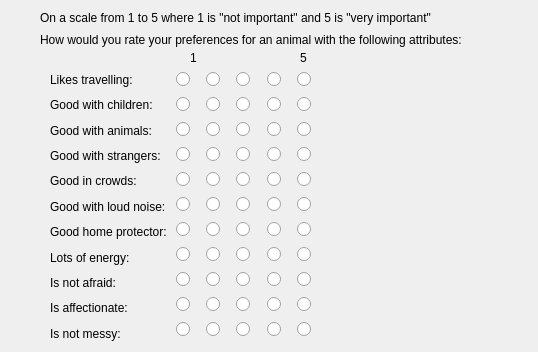
   <widget class="QWidget" name="tabNonPhysical">
    <attribute name="title">
     <string>Non-Physical</string>
    </attribute>
    <widget class="QWidget" name="layoutWidget">
     <property name="geometry">
      <rect>
       <x>50</x>
       <y>70</y>
       <width>269</width>
       <height>273</height>
      </rect>
     </property>
     <layout class="QHBoxLayout" name="horizontalLayout_27">
      <item>
       <layout class="QVBoxLayout" name="verticalLayout_5">
        <item>
         <widget class="QLabel" name="lbLikesTravel">
          <property name="minimumSize">
           <size>
            <width>120</width>
            <height>0</height>
           </size>
          </property>
          <property name="maximumSize">
           <size>
            <width>120</width>
            <height>100</height>
           </size>
          </property>
          <property name="text">
           <string>Likes travelling:</string>
          </property>
         </widget>
        </item>
        <item>
         <widget class="QLabel" name="lbGoodWithChildren">
          <property name="minimumSize">
           <size>
            <width>120</width>
            <height>0</height>
           </size>
          </property>
          <property name="maximumSize">
           <size>
            <width>120</width>
            <height>100</height>
           </size>
          </property>
          <property name="text">
           <string>Good with children:</string>
          </property>
         </widget>
        </item>
        <item>
         <widget class="QLabel" name="lbGoodWithAnimals">
          <property name="minimumSize">
           <size>
            <width>120</width>
            <height>0</height>
           </size>
          </property>
          <property name="maximumSize">
           <size>
            <width>120</width>
            <height>100</height>
           </size>
          </property>
          <property name="text">
           <string>Good with animals:</string>
          </property>
         </widget>
        </item>
        <item>
         <widget class="QLabel" name="lbStrange">
          <property name="minimumSize">
           <size>
            <width>120</width>
            <height>0</height>
           </size>
          </property>
          <property name="maximumSize">
           <size>
            <width>120</width>
            <height>100</height>
           </size>
          </property>
          <property name="text">
           <string>Good with strangers:</string>
          </property>
         </widget>
        </item>
        <item>
         <widget class="QLabel" name="lbCrowds">
          <property name="minimumSize">
           <size>
            <width>120</width>
            <height>0</height>
           </size>
          </property>
          <property name="maximumSize">
           <size>
            <width>120</width>
            <height>100</height>
           </size>
          </property>
          <property name="text">
           <string>Good in crowds:</string>
          </property>
         </widget>
        </item>
        <item>
         <widget class="QLabel" name="lbNoise">
          <property name="minimumSize">
           <size>
            <width>120</width>
            <height>0</height>
           </size>
          </property>
          <property name="maximumSize">
           <size>
            <width>120</width>
            <height>100</height>
           </size>
          </property>
          <property name="text">
           <string>Good with loud noise:</string>
          </property>
         </widget>
        </item>
        <item>
         <widget class="QLabel" name="lbProtect">
          <property name="minimumSize">
           <size>
            <width>120</width>
            <height>0</height>
           </size>
          </property>
          <property name="maximumSize">
           <size>
            <width>120</width>
            <height>100</height>
           </size>
          </property>
          <property name="text">
           <string>Good home protector:</string>
          </property>
         </widget>
        </item>
        <item>
         <widget class="QLabel" name="lbEnergy">
          <property name="minimumSize">
           <size>
            <width>120</width>
            <height>0</height>
           </size>
          </property>
          <property name="maximumSize">
           <size>
            <width>120</width>
            <height>100</height>
           </size>
          </property>
          <property name="text">
           <string>Lots of energy:</string>
          </property>
         </widget>
        </item>
        <item>
         <widget class="QLabel" name="lbFear">
          <property name="minimumSize">
           <size>
            <width>120</width>
            <height>0</height>
           </size>
          </property>
          <property name="maximumSize">
           <size>
            <width>120</width>
            <height>100</height>
           </size>
          </property>
          <property name="text">
           <string>Is not afraid:</string>
          </property>
         </widget>
        </item>
        <item>
         <widget class="QLabel" name="lbAffection">
          <property name="minimumSize">
           <size>
            <width>120</width>
            <height>0</height>
           </size>
          </property>
          <property name="maximumSize">
           <size>
            <width>120</width>
            <height>100</height>
           </size>
          </property>
          <property name="text">
           <string>Is affectionate:</string>
          </property>
         </widget>
        </item>
        <item>
         <widget class="QLabel" name="lbMessy">
          <property name="minimumSize">
           <size>
            <width>120</width>
            <height>0</height>
           </size>
          </property>
          <property name="maximumSize">
           <size>
            <width>120</width>
            <height>100</height>
           </size>
          </property>
          <property name="text">
           <string>Is not messy:</string>
          </property>
         </widget>
        </item>
       </layout>
      </item>
      <item>
       <layout class="QHBoxLayout" name="horizontalLayout_26">
        <item>
         <layout class="QVBoxLayout" name="verticalLayout_4">
          <property name="spacing">
           <number>8</number>
          </property>
          <item>
           <layout class="QHBoxLayout" name="horizontalLayout_8">
            <property name="spacing">
             <number>8</number>
            </property>
            <item>
             <widget class="QRadioButton" name="rbTravel1">
              <property name="text">
               <string/>
              </property>
              <attribute name="buttonGroup">
               <string notr="true">groupTravel</string>
              </attribute>
             </widget>
            </item>
            <item>
             <widget class="QRadioButton" name="rbTravel2">
              <property name="text">
               <string/>
              </property>
              <attribute name="buttonGroup">
               <string notr="true">groupTravel</string>
              </attribute>
             </widget>
            </item>
            <item>
             <widget class="QRadioButton" name="rbTravel3">
              <property name="text">
               <string/>
              </property>
              <property name="checked">
               <bool>false</bool>
              </property>
              <attribute name="buttonGroup">
               <string notr="true">groupTravel</string>
              </attribute>
             </widget>
            </item>
            <item>
             <widget class="QRadioButton" name="rbTravel4">
              <property name="text">
               <string/>
              </property>
              <attribute name="buttonGroup">
               <string notr="true">groupTravel</string>
              </attribute>
             </widget>
            </item>
            <item>
             <widget class="QRadioButton" name="rbTravel5">
              <property name="text">
               <string/>
              </property>
              <attribute name="buttonGroup">
               <string notr="true">groupTravel</string>
              </attribute>
             </widget>
            </item>
           </layout>
          </item>
          <item>
           <layout class="QHBoxLayout" name="horizontalLayout_9">
            <property name="spacing">
             <number>8</number>
            </property>
            <item>
             <widget class="QRadioButton" name="rbChildren1">
              <property name="text">
               <string/>
              </property>
              <attribute name="buttonGroup">
               <string notr="true">groupChildren</string>
              </attribute>
             </widget>
            </item>
            <item>
             <widget class="QRadioButton" name="rbChildren2">
              <property name="text">
               <string/>
              </property>
              <attribute name="buttonGroup">
               <string notr="true">groupChildren</string>
              </attribute>
             </widget>
            </item>
            <item>
             <widget class="QRadioButton" name="rbChildren3">
              <property name="text">
               <string/>
              </property>
              <property name="checked">
               <bool>false</bool>
              </property>
              <attribute name="buttonGroup">
               <string notr="true">groupChildren</string>
              </attribute>
             </widget>
            </item>
            <item>
             <widget class="QRadioButton" name="rbChildren4">
              <property name="text">
               <string/>
              </property>
              <attribute name="buttonGroup">
               <string notr="true">groupChildren</string>
              </attribute>
             </widget>
            </item>
            <item>
             <widget class="QRadioButton" name="rbChildren5">
              <property name="text">
               <string/>
              </property>
              <attribute name="buttonGroup">
               <string notr="true">groupChildren</string>
              </attribute>
             </widget>
            </item>
           </layout>
          </item>
          <item>
           <layout class="QHBoxLayout" name="horizontalLayout_10">
            <property name="spacing">
             <number>8</number>
            </property>
            <item>
             <widget class="QRadioButton" name="rbGdAnimals1">
              <property name="text">
               <string/>
              </property>
              <attribute name="buttonGroup">
               <string notr="true">groupAnimals</string>
              </attribute>
             </widget>
            </item>
            <item>
             <widget class="QRadioButton" name="rbGdAnimals2">
              <property name="text">
               <string/>
              </property>
              <attribute name="buttonGroup">
               <string notr="true">groupAnimals</string>
              </attribute>
             </widget>
            </item>
            <item>
             <widget class="QRadioButton" name="rbGdAnimals3">
              <property name="text">
               <string/>
              </property>
              <property name="checked">
               <bool>false</bool>
              </property>
              <attribute name="buttonGroup">
               <string notr="true">groupAnimals</string>
              </attribute>
             </widget>
            </item>
            <item>
             <widget class="QRadioButton" name="rbGdAnimals4">
              <property name="text">
               <string/>
              </property>
              <attribute name="buttonGroup">
               <string notr="true">groupAnimals</string>
              </attribute>
             </widget>
            </item>
            <item>
             <widget class="QRadioButton" name="rbGdAnimals5">
              <property name="text">
               <string/>
              </property>
              <attribute name="buttonGroup">
               <string notr="true">groupAnimals</string>
              </attribute>
             </widget>
            </item>
           </layout>
          </item>
          <item>
           <layout class="QHBoxLayout" name="horizontalLayout_11">
            <property name="spacing">
             <number>8</number>
            </property>
            <item>
             <widget class="QRadioButton" name="rbStrange1">
              <property name="text">
               <string/>
              </property>
              <attribute name="buttonGroup">
               <string notr="true">groupStrangers</string>
              </attribute>
             </widget>
            </item>
            <item>
             <widget class="QRadioButton" name="rbStrange2">
              <property name="text">
               <string/>
              </property>
              <attribute name="buttonGroup">
               <string notr="true">groupStrangers</string>
              </attribute>
             </widget>
            </item>
            <item>
             <widget class="QRadioButton" name="rbStrange3">
              <property name="text">
               <string/>
              </property>
              <property name="checked">
               <bool>false</bool>
              </property>
              <attribute name="buttonGroup">
               <string notr="true">groupStrangers</string>
              </attribute>
             </widget>
            </item>
            <item>
             <widget class="QRadioButton" name="rbStrange4">
              <property name="text">
               <string/>
              </property>
              <attribute name="buttonGroup">
               <string notr="true">groupStrangers</string>
              </attribute>
             </widget>
            </item>
            <item>
             <widget class="QRadioButton" name="rbStrange5">
              <property name="text">
               <string/>
              </property>
              <attribute name="buttonGroup">
               <string notr="true">groupStrangers</string>
              </attribute>
             </widget>
            </item>
           </layout>
          </item>
          <item>
           <layout class="QHBoxLayout" name="horizontalLayout_12">
            <property name="spacing">
             <number>8</number>
            </property>
            <item>
             <widget class="QRadioButton" name="rbCrowds1">
              <property name="text">
               <string/>
              </property>
              <attribute name="buttonGroup">
               <string notr="true">groupCrowds</string>
              </attribute>
             </widget>
            </item>
            <item>
             <widget class="QRadioButton" name="rbCrowds2">
              <property name="text">
               <string/>
              </property>
              <attribute name="buttonGroup">
               <string notr="true">groupCrowds</string>
              </attribute>
             </widget>
            </item>
            <item>
             <widget class="QRadioButton" name="rbCrowds3">
              <property name="text">
               <string/>
              </property>
              <property name="checked">
               <bool>false</bool>
              </property>
              <attribute name="buttonGroup">
               <string notr="true">groupCrowds</string>
              </attribute>
             </widget>
            </item>
            <item>
             <widget class="QRadioButton" name="rbCrowds4">
              <property name="text">
               <string/>
              </property>
              <attribute name="buttonGroup">
               <string notr="true">groupCrowds</string>
              </attribute>
             </widget>
            </item>
            <item>
             <widget class="QRadioButton" name="rbCrowds5">
              <property name="text">
               <string/>
              </property>
              <attribute name="buttonGroup">
               <string notr="true">groupCrowds</string>
              </attribute>
             </widget>
            </item>
           </layout>
          </item>
          <item>
           <layout class="QHBoxLayout" name="horizontalLayout_13">
            <property name="spacing">
             <number>8</number>
            </property>
            <item>
             <widget class="QRadioButton" name="rbNoise1">
              <property name="text">
               <string/>
              </property>
              <attribute name="buttonGroup">
               <string notr="true">groupLoudNoise</string>
              </attribute>
             </widget>
            </item>
            <item>
             <widget class="QRadioButton" name="rbNoise2">
              <property name="text">
               <string/>
              </property>
              <attribute name="buttonGroup">
               <string notr="true">groupLoudNoise</string>
              </attribute>
             </widget>
            </item>
            <item>
             <widget class="QRadioButton" name="rbNoise3">
              <property name="text">
               <string/>
              </property>
              <property name="checked">
               <bool>false</bool>
              </property>
              <attribute name="buttonGroup">
               <string notr="true">groupLoudNoise</string>
              </attribute>
             </widget>
            </item>
            <item>
             <widget class="QRadioButton" name="rbNoise4">
              <property name="text">
               <string/>
              </property>
              <attribute name="buttonGroup">
               <string notr="true">groupLoudNoise</string>
              </attribute>
             </widget>
            </item>
            <item>
             <widget class="QRadioButton" name="rbNoise5">
              <property name="text">
               <string/>
              </property>
              <attribute name="buttonGroup">
               <string notr="true">groupLoudNoise</string>
              </attribute>
             </widget>
            </item>
           </layout>
          </item>
          <item>
           <layout class="QHBoxLayout" name="horizontalLayout_14">
            <property name="spacing">
             <number>8</number>
            </property>
            <item>
             <widget class="QRadioButton" name="rbProtect1">
              <property name="text">
               <string/>
              </property>
              <attribute name="buttonGroup">
               <string notr="true">groupProtector</string>
              </attribute>
             </widget>
            </item>
            <item>
             <widget class="QRadioButton" name="rbProtect2">
              <property name="text">
               <string/>
              </property>
              <attribute name="buttonGroup">
               <string notr="true">groupProtector</string>
              </attribute>
             </widget>
            </item>
            <item>
             <widget class="QRadioButton" name="rbProtect3">
              <property name="text">
               <string/>
              </property>
              <property name="checked">
               <bool>false</bool>
              </property>
              <attribute name="buttonGroup">
               <string notr="true">groupProtector</string>
              </attribute>
             </widget>
            </item>
            <item>
             <widget class="QRadioButton" name="rbProtect4">
              <property name="text">
               <string/>
              </property>
              <attribute name="buttonGroup">
               <string notr="true">groupProtector</string>
              </attribute>
             </widget>
            </item>
            <item>
             <widget class="QRadioButton" name="rbProtect5">
              <property name="text">
               <string/>
              </property>
              <attribute name="buttonGroup">
               <string notr="true">groupProtector</string>
              </attribute>
             </widget>
            </item>
           </layout>
          </item>
          <item>
           <layout class="QHBoxLayout" name="horizontalLayout_15">
            <property name="spacing">
             <number>8</number>
            </property>
            <item>
             <widget class="QRadioButton" name="rbEnergy1">
              <property name="text">
               <string/>
              </property>
              <attribute name="buttonGroup">
               <string notr="true">groupEnergy</string>
              </attribute>
             </widget>
            </item>
            <item>
             <widget class="QRadioButton" name="rbEnergy2">
              <property name="text">
               <string/>
              </property>
              <attribute name="buttonGroup">
               <string notr="true">groupEnergy</string>
              </attribute>
             </widget>
            </item>
            <item>
             <widget class="QRadioButton" name="rbEnergy3">
              <property name="text">
               <string/>
              </property>
              <property name="checked">
               <bool>false</bool>
              </property>
              <attribute name="buttonGroup">
               <string notr="true">groupEnergy</string>
              </attribute>
             </widget>
            </item>
            <item>
             <widget class="QRadioButton" name="rbEnergy4">
              <property name="text">
               <string/>
              </property>
              <attribute name="buttonGroup">
               <string notr="true">groupEnergy</string>
              </attribute>
             </widget>
            </item>
            <item>
             <widget class="QRadioButton" name="rbEnergy5">
              <property name="text">
               <string/>
              </property>
              <attribute name="buttonGroup">
               <string notr="true">groupEnergy</string>
              </attribute>
             </widget>
            </item>
           </layout>
          </item>
          <item>
           <layout class="QHBoxLayout" name="horizontalLayout_16">
            <property name="spacing">
             <number>8</number>
            </property>
            <item>
             <widget class="QRadioButton" name="rbFear1">
              <property name="text">
               <string/>
              </property>
              <attribute name="buttonGroup">
               <string notr="true">groupFearful</string>
              </attribute>
             </widget>
            </item>
            <item>
             <widget class="QRadioButton" name="rbFear2">
              <property name="text">
               <string/>
              </property>
              <attribute name="buttonGroup">
               <string notr="true">groupFearful</string>
              </attribute>
             </widget>
            </item>
            <item>
             <widget class="QRadioButton" name="rbFear3">
              <property name="text">
               <string/>
              </property>
              <property name="checked">
               <bool>false</bool>
              </property>
              <attribute name="buttonGroup">
               <string notr="true">groupFearful</string>
              </attribute>
             </widget>
            </item>
            <item>
             <widget class="QRadioButton" name="rbFear4">
              <property name="text">
               <string/>
              </property>
              <attribute name="buttonGroup">
               <string notr="true">groupFearful</string>
              </attribute>
             </widget>
            </item>
            <item>
             <widget class="QRadioButton" name="rbFear5">
              <property name="text">
               <string/>
              </property>
              <attribute name="buttonGroup">
               <string notr="true">groupFearful</string>
              </attribute>
             </widget>
            </item>
           </layout>
          </item>
          <item>
           <layout class="QHBoxLayout" name="horizontalLayout_17">
            <property name="spacing">
             <number>8</number>
            </property>
            <item>
             <widget class="QRadioButton" name="rbAffection1">
              <property name="text">
               <string/>
              </property>
              <attribute name="buttonGroup">
               <string notr="true">groupAffection</string>
              </attribute>
             </widget>
            </item>
            <item>
             <widget class="QRadioButton" name="rbAffection2">
              <property name="text">
               <string/>
              </property>
              <attribute name="buttonGroup">
               <string notr="true">groupAffection</string>
              </attribute>
             </widget>
            </item>
            <item>
             <widget class="QRadioButton" name="rbAffection3">
              <property name="text">
               <string/>
              </property>
              <property name="checked">
               <bool>false</bool>
              </property>
              <attribute name="buttonGroup">
               <string notr="true">groupAffection</string>
              </attribute>
             </widget>
            </item>
            <item>
             <widget class="QRadioButton" name="rbAffection4">
              <property name="text">
               <string/>
              </property>
              <attribute name="buttonGroup">
               <string notr="true">groupAffection</string>
              </attribute>
             </widget>
            </item>
            <item>
             <widget class="QRadioButton" name="rbAffection5">
              <property name="text">
               <string/>
              </property>
              <attribute name="buttonGroup">
               <string notr="true">groupAffection</string>
              </attribute>
             </widget>
            </item>
           </layout>
          </item>
          <item>
           <layout class="QHBoxLayout" name="horizontalLayout_18">
            <property name="spacing">
             <number>8</number>
            </property>
            <item>
             <widget class="QRadioButton" name="rbMessy1">
              <property name="text">
               <string/>
              </property>
              <attribute name="buttonGroup">
               <string notr="true">groupMessy</string>
              </attribute>
             </widget>
            </item>
            <item>
             <widget class="QRadioButton" name="rbMessy2">
              <property name="text">
               <string/>
              </property>
              <attribute name="buttonGroup">
               <string notr="true">groupMessy</string>
              </attribute>
             </widget>
            </item>
            <item>
             <widget class="QRadioButton" name="rbMessy4">
              <property name="text">
               <string/>
              </property>
              <property name="checked">
               <bool>false</bool>
              </property>
              <attribute name="buttonGroup">
               <string notr="true">groupMessy</string>
              </attribute>
             </widget>
            </item>
            <item>
             <widget class="QRadioButton" name="rbMessy5">
              <property name="text">
               <string/>
              </property>
              <attribute name="buttonGroup">
               <string notr="true">groupMessy</string>
              </attribute>
             </widget>
            </item>
            <item>
             <widget class="QRadioButton" name="rbMessy3">
              <property name="text">
               <string/>
              </property>
              <attribute name="buttonGroup">
               <string notr="true">groupMessy</string>
              </attribute>
             </widget>
            </item>
           </layout>
          </item>
         </layout>
        </item>
       </layout>
      </item>
     </layout>
    </widget>
    <widget class="QLabel" name="label_9">
     <property name="geometry">
      <rect>
       <x>10</x>
       <y>80</y>
       <width>47</width>
       <height>14</height>
      </rect>
     </property>
     <property name="text">
      <string/>
     </property>
    </widget>
    <widget class="QLabel" name="label_11">
     <property name="geometry">
      <rect>
       <x>190</x>
       <y>50</y>
       <width>16</width>
       <height>16</height>
      </rect>
     </property>
     <property name="text">
      <string>1</string>
     </property>
    </widget>
    <widget class="QLabel" name="label_12">
     <property name="geometry">
      <rect>
       <x>300</x>
       <y>50</y>
       <width>16</width>
       <height>16</height>
      </rect>
     </property>
     <property name="text">
      <string>5</string>
     </property>
    </widget>
    <widget class="QWidget" name="layoutWidget">
     <property name="geometry">
      <rect>
       <x>40</x>
       <y>10</y>
       <width>489</width>
       <height>38</height>
      </rect>
     </property>
     <layout class="QVBoxLayout" name="verticalLayout_7">
      <item>
       <widget class="QLabel" name="label_8">
        <property name="font">
         <font>
          <pointsize>9</pointsize>
         </font>
        </property>
        <property name="text">
         <string>On a scale from 1 to 5 where 1 is &quot;not important&quot; and 5 is &quot;very important&quot;</string>
        </property>
       </widget>
      </item>
      <item>
       <widget class="QLabel" name="label_10">
        <property name="font">
         <font>
          <pointsize>9</pointsize>
         </font>
        </property>
        <property name="text">
         <string>How would you rate your preferences for an animal with the following attributes:</string>
        </property>
       </widget>
      </item>
     </layout>
    </widget>
   </widget>
